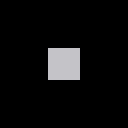

A 2D game scene composited from a Tiled map and its tileset images. What follows is a short description and the map's XML, with every tile layer's data as written:
An orthogonal 8x8 tile map with 16x16 px tiles, 1 tile layer (Tile Layer 1).

<map version="1.0" orientation="orthogonal" renderorder="left-up" width="8" height="8" tilewidth="16" tileheight="16" nextobjectid="1">
 <tileset firstgid="1" source="Default.tsx" />
 <layer name="Tile Layer 1" width="8" height="8">
  <data encoding="csv">
0,0,0,0,0,0,0,0,
0,0,0,0,0,0,0,0,
0,0,0,0,0,0,0,0,
0,0,0,5,5,0,0,0,
0,0,0,5,5,0,0,0,
0,0,0,0,0,0,0,0,
0,0,0,0,0,0,0,0,
0,0,0,0,0,0,0,0
</data>
 </layer>
</map>
